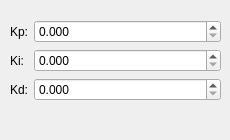
             <widget class="QWidget" name="tabPid">
              <attribute name="title">
               <string>PID</string>
              </attribute>
              <widget class="QWidget" name="formLayoutWidget_4">
               <property name="geometry">
                <rect>
                 <x>10</x>
                 <y>20</y>
                 <width>211</width>
                 <height>111</height>
                </rect>
               </property>
               <layout class="QFormLayout" name="formPID">
                <item row="0" column="1">
                 <widget class="QDoubleSpinBox" name="spnKp">
                  <property name="decimals">
                   <number>3</number>
                  </property>
                  <property name="maximum">
                   <double>1023.000000000000000</double>
                  </property>
                  <property name="singleStep">
                   <double>0.010000000000000</double>
                  </property>
                 </widget>
                </item>
                <item row="1" column="1">
                 <widget class="QDoubleSpinBox" name="spnKi">
                  <property name="decimals">
                   <number>3</number>
                  </property>
                  <property name="maximum">
                   <double>1023.000000000000000</double>
                  </property>
                  <property name="singleStep">
                   <double>0.010000000000000</double>
                  </property>
                 </widget>
                </item>
                <item row="2" column="1">
                 <widget class="QDoubleSpinBox" name="spnKd">
                  <property name="decimals">
                   <number>3</number>
                  </property>
                  <property name="maximum">
                   <double>1023.000000000000000</double>
                  </property>
                  <property name="singleStep">
                   <double>0.010000000000000</double>
                  </property>
                 </widget>
                </item>
                <item row="0" column="0">
                 <widget class="QLabel" name="Kp">
                  <property name="text">
                   <string>Kp:</string>
                  </property>
                 </widget>
                </item>
                <item row="1" column="0">
                 <widget class="QLabel" name="Ki">
                  <property name="text">
                   <string>Ki:</string>
                  </property>
                 </widget>
                </item>
                <item row="2" column="0">
                 <widget class="QLabel" name="Kd">
                  <property name="text">
                   <string>Kd:</string>
                  </property>
                 </widget>
                </item>
               </layout>
              </widget>
             </widget>
